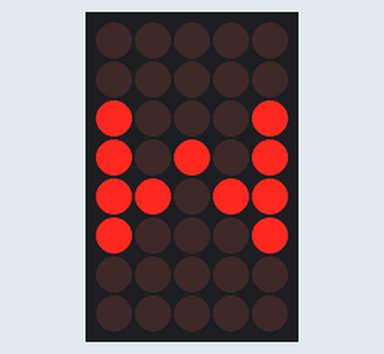
This sketch was run on a simulated Arduino Uno, built with avr-gcc and run on an emulated ATmega328P. On the bench: 5×8 LED matrix. Wiring (inferred from the names in the program): LED matrix (orientation assumed): rows pin 2, pin 3, pin 4, pin 5, pin 6, pin 7, pin 8, pin 9; columns pin 14, pin 15, pin 16, pin 17, pin 18.

Above: at 0.1 s.
At 1.2 s:
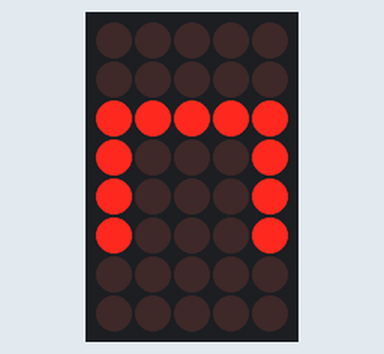
At 2.7 s:
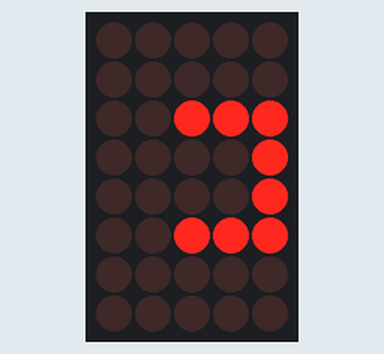
At 4.2 s:
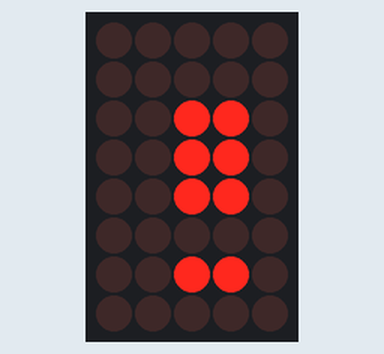
At 5.7 s:
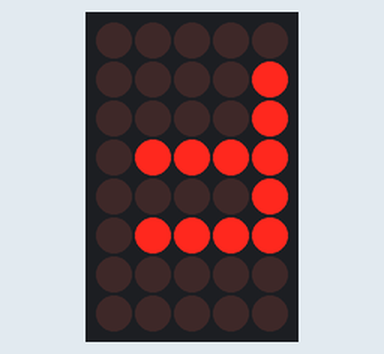

The sketch:

animasyon_led.ino
```cpp
//Set pin connections of 8x8 matrix LED display
const int ROW_1_PIN = 9;
const int ROW_2_PIN = 8;
const int ROW_3_PIN = 7;
const int ROW_4_PIN = 6;
const int ROW_5_PIN = 5;
const int ROW_6_PIN = 4;
const int ROW_7_PIN = 3;
const int ROW_8_PIN = 2;

const int COLUMN_1_PIN = 19;
const int COLUMN_2_PIN = 18;
const int COLUMN_3_PIN = 17;
const int COLUMN_4_PIN = 16;
const int COLUMN_5_PIN = 15;
const int COLUMN_6_PIN = 14;
const int COLUMN_7_PIN = 13;
const int COLUMN_8_PIN = 12;

//identifying letter bits
byte Shape[][8] ={
{
  0b00000000,
  0b00000000,
  0b01000100,
  0b01101100,
  0b01010100,
  0b01000100,
  0b00000000,
  0b00000000
},{
  0b00000000,
  0b00000000,
  0b01000100,
  0b01000100,
  0b01000100,
  0b01111100,
  0b00000000,
  0b00000000
},{
  0b00000000,
  0b00000000,
  0b01110000,
  0b01000000,
  0b01000000,
  0b01110000,
  0b00000000,
  0b00000000
},{
  0b00000000,
  0b00110000,
  0b00000000,
  0b00110000,
  0b00110000,
  0b00110000,
  0b00000000,
  0b00000000
},{
  0b00000000,
  0b00000000,
  0b01111000,
  0b01000000,
  0b01111000,
  0b01000000,
  0b01000000,
  0b00000000
}};

void setup() {
  // Set pin modes
  pinMode(ROW_1_PIN, OUTPUT);
  pinMode(ROW_2_PIN, OUTPUT);
  pinMode(ROW_3_PIN, OUTPUT);
  pinMode(ROW_4_PIN, OUTPUT);
  pinMode(ROW_5_PIN, OUTPUT);
  pinMode(ROW_6_PIN, OUTPUT);
  pinMode(ROW_7_PIN, OUTPUT);
  pinMode(ROW_8_PIN, OUTPUT);
  pinMode(COLUMN_1_PIN, OUTPUT);
  pinMode(COLUMN_2_PIN, OUTPUT);
  pinMode(COLUMN_3_PIN, OUTPUT);
  pinMode(COLUMN_4_PIN, OUTPUT);
  pinMode(COLUMN_5_PIN, OUTPUT);
  pinMode(COLUMN_6_PIN, OUTPUT);
  pinMode(COLUMN_7_PIN, OUTPUT);
  pinMode(COLUMN_8_PIN, OUTPUT);

  clearDisplay();  //Clean led screen
}
void loop() {

  // for  letter M
  drawShape(0,1000);
  clearDisplay();
  delay(100); // Wait 0.5 s

  // for letter U
  drawShape(1,1000);
  clearDisplay();  //Clean led screen
  delay(500); //  Wait 0.5 s

  // for letter C
  drawShape(2,1000);
  clearDisplay();
  delay(500);

  //for letter I
  drawShape(3,1000);
  clearDisplay();
  delay(500);

  //for letter F
  drawShape(4,1000);
  clearDisplay();
  delay(500);
}

void clearDisplay() {
  for (int row = 2; row <= 9; row++) {
    digitalWrite(row, HIGH);
  }  for (int col = 12; col <= 19; col++) {
    digitalWrite(col, LOW);     // turn off
  }
}

void drawShape(uint8_t index, unsigned long time) {
   unsigned long startTime = millis();           // determining  the current time
   while (millis() - startTime < time){          // measuring time
    for (int row = 0; row < 8; row++) {
    digitalWrite(row + 2, LOW);    for (int col = 0; col < 8; col++) {
      digitalWrite(col + 12, bitRead(Shape[index][7 - row], col));
    }    delay(1);
    digitalWrite(row + 2, HIGH);
   }
 }
}
```

Measured:
- by itself, everything shown: repeats every 7.1 s, in 10 steps
- what the display in image 0 shows lasts 1.1 s, from 0.0 s to 1.1 s
- what the display in image 1 shows lasts 1.1 s, from 1.1 s to 2.2 s
